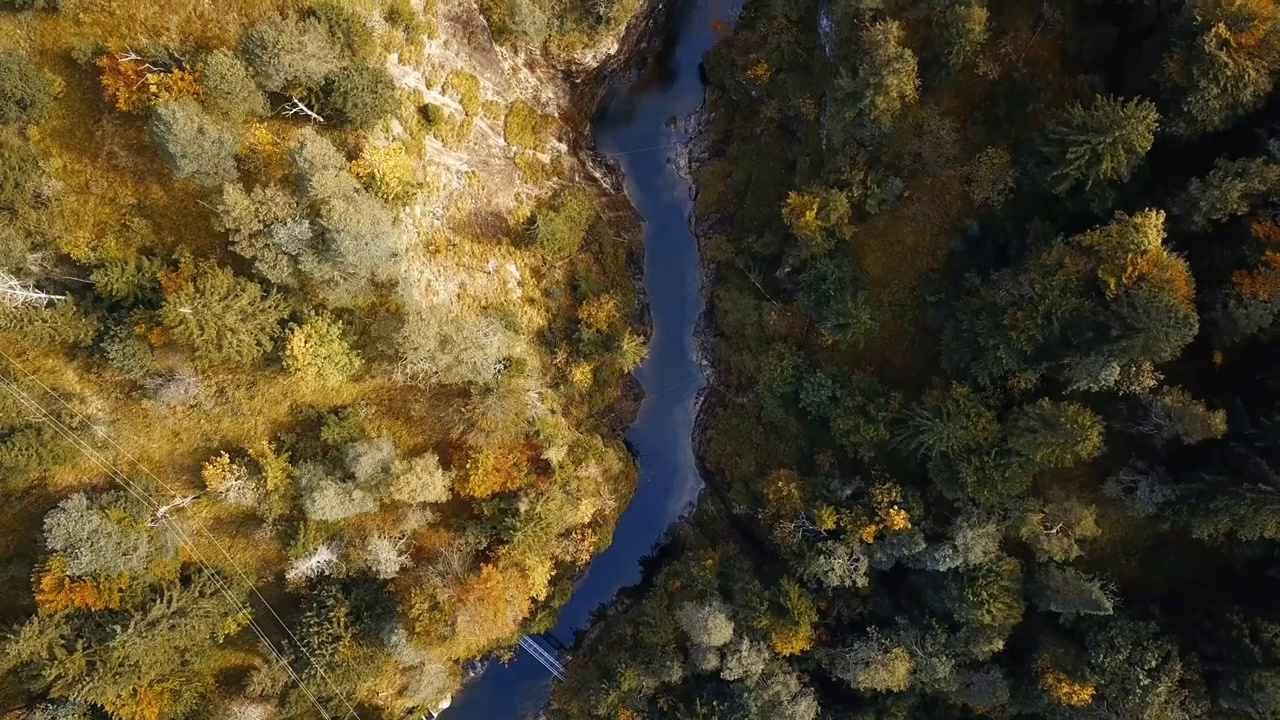
#> input picture learning/stitching_test/image1.jpg, 1280 x 720 px
$ python homography_estimation.py
#> lines starting #> are read from the running program, lines starting #| are printed output that depends on the picture
import cv2
import numpy as np

# Load the images
image1 = cv2.imread('image1.jpg')
#> image1 is the input picture: shape (720, 1280, 3); mean B, G, R 43.3, 72.3, 83.1
image2 = cv2.imread('image2.jpg')
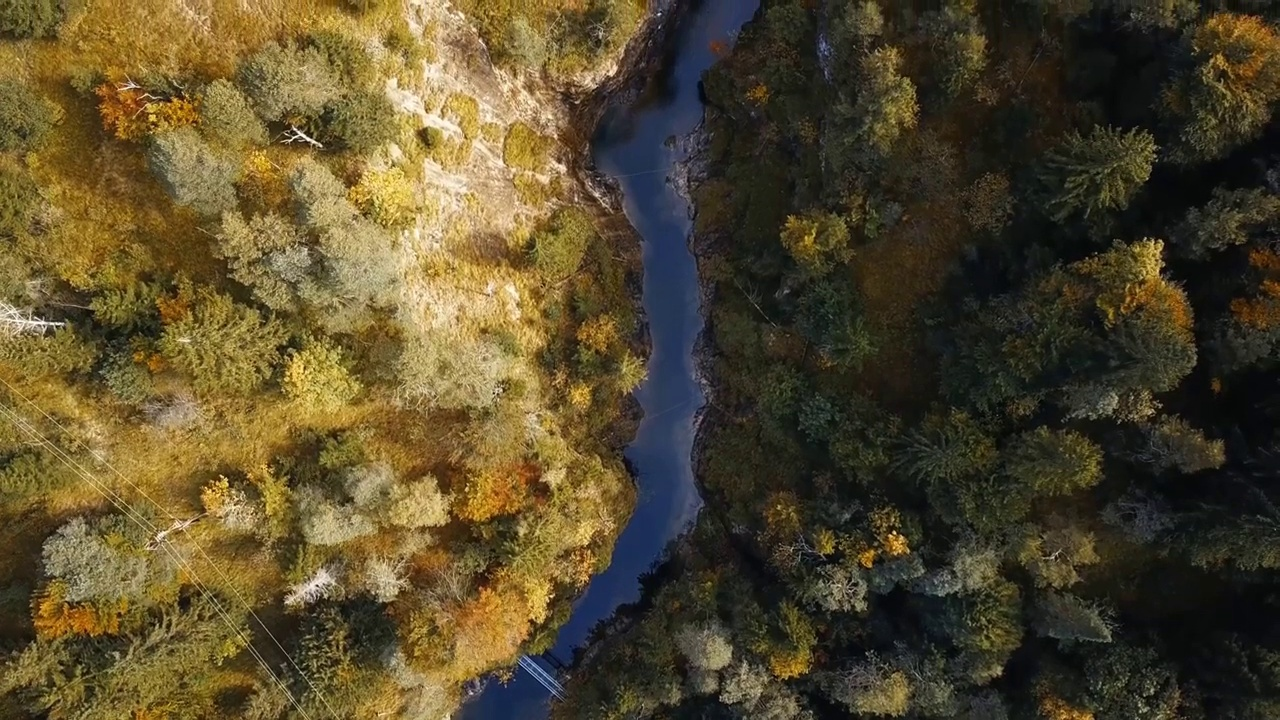
#> input picture learning/stitching_test/image2.jpg, 1280 x 720 px
#> image2 is the input picture: shape (720, 1280, 3); mean B, G, R 44.7, 73.6, 85.2

# Convert the images to grayscale
gray1 = cv2.cvtColor(image1, cv2.COLOR_BGR2GRAY)
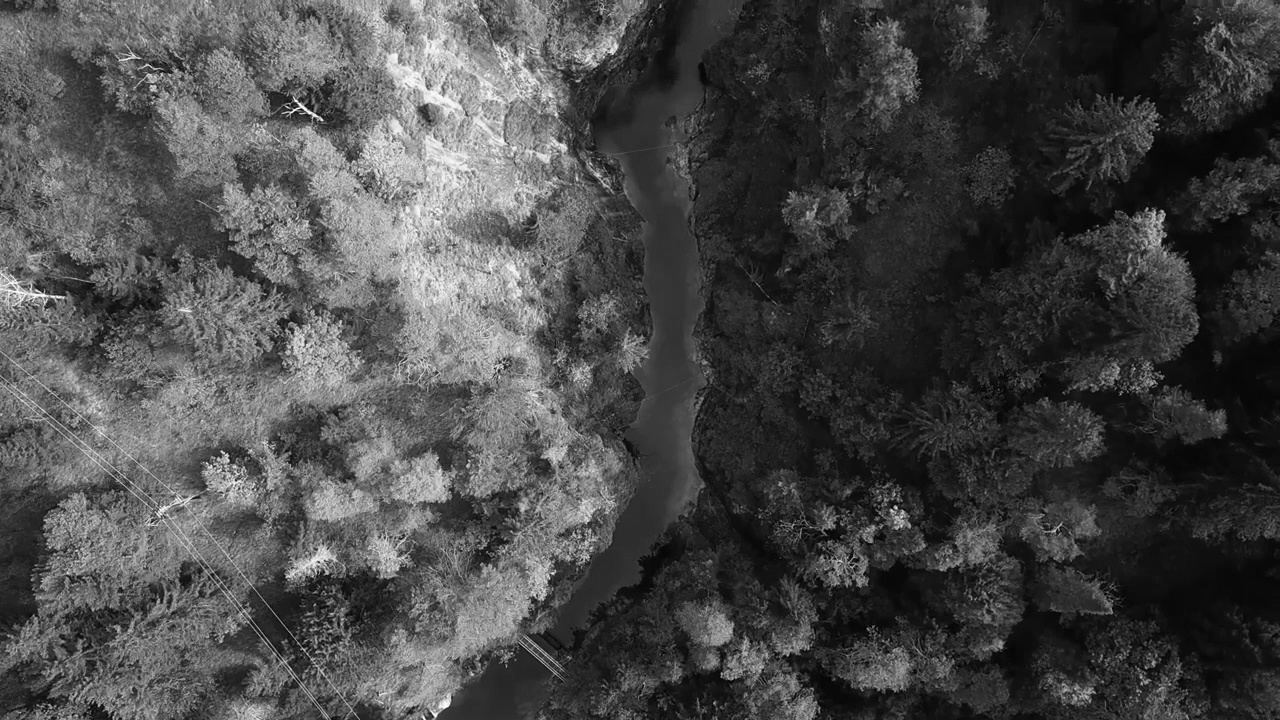
#> gray1: shape (720, 1280); min 0, max 253, mean 72.2
gray2 = cv2.cvtColor(image2, cv2.COLOR_BGR2GRAY)
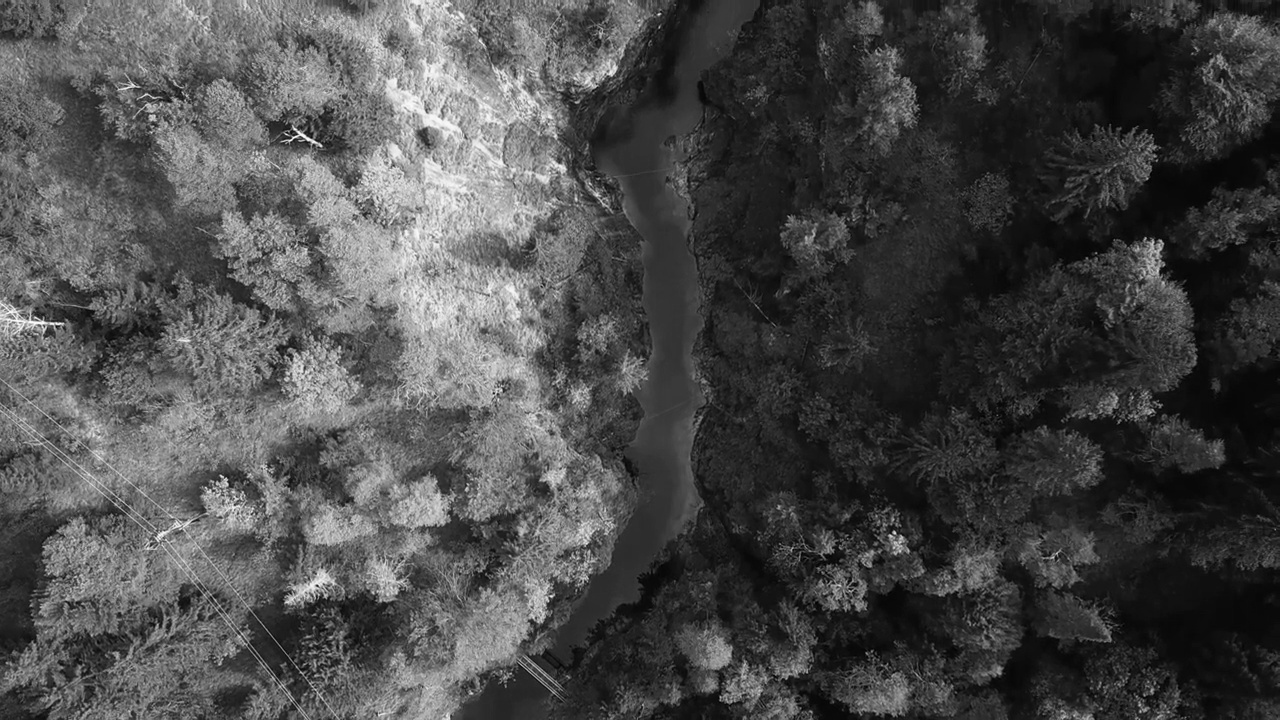
#> gray2: shape (720, 1280); min 1, max 252, mean 73.8

# Initialize the feature detector and extractor (e.g., SIFT)
sift = cv2.SIFT_create()

# Detect keypoints and compute descriptors for both images
keypoints1, descriptors1 = sift.detectAndCompute(gray1, None)
#> keypoints1 = 9316 keypoints; strongest (x, y, size): (294, 110, 1.8), (309, 112, 2.6), (322, 120, 1.9), (896, 507, 2.4)
keypoints2, descriptors2 = sift.detectAndCompute(gray2, None)
#> keypoints2 = 10327 keypoints; strongest (x, y, size): (894, 532, 2.3), (308, 139, 2.7), (659, 14, 1.9), (321, 145, 2)

# Initialize the feature matcher using brute-force matching
bf = cv2.BFMatcher(cv2.NORM_L2, crossCheck=True)

# Match the descriptors using brute-force matching
matches = bf.match(descriptors1, descriptors2)
#> matches = 5396 matches

# Extract the matched keypoints
src_points = np.float32([keypoints1[m.queryIdx].pt for m in matches]).reshape(-1, 1, 2)
dst_points = np.float32([keypoints2[m.trainIdx].pt for m in matches]).reshape(-1, 1, 2)

# Estimate the homography matrix using RANSAC
homography, mask = cv2.findHomography(src_points, dst_points, cv2.RANSAC, 5.0)
#> homography = [[1, -0.000772, -0.828], [0.00244, 0.995, 25.89], [1.13e-06, -1.06e-06, 1]]; mask = 5396 values, max 1 at index 1, min 0 at index 0, mean 0.746

# Print the estimated homography matrix
print("Estimated Homography Matrix:")
print(homography)
#| [[ 1.00038202e+00 -7.71973859e-04 -8.28344014e-01]
#|  [ 2.43770824e-03  9.95399894e-01  2.58887425e+01]
#|  [ 1.12786835e-06 -1.05884304e-06  1.00000000e+00]]
